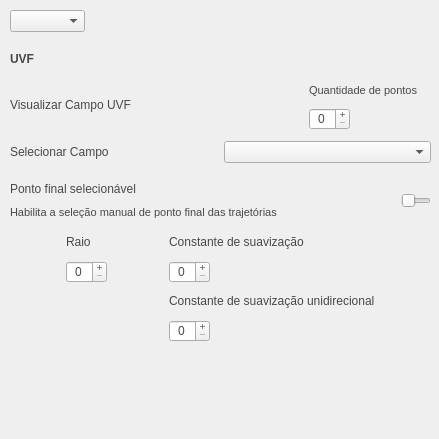
        <widget class="QWidget" name="navAreaContents">
         <property name="geometry">
          <rect>
           <x>0</x>
           <y>0</y>
           <width>439</width>
           <height>439</height>
          </rect>
         </property>
         <widget class="QWidget" name="layoutWidget">
          <property name="geometry">
           <rect>
            <x>10</x>
            <y>80</y>
            <width>421</width>
            <height>50</height>
           </rect>
          </property>
          <layout class="QHBoxLayout" name="viewUvf">
           <item>
            <widget class="QLabel" name="viewUvfLabel">
             <property name="text">
              <string>&lt;html&gt;&lt;head/&gt;&lt;body&gt;&lt;p&gt;&lt;span style=&quot; color:#494848;&quot;&gt;Visualizar Campo UVF&lt;/span&gt;&lt;/p&gt;&lt;/body&gt;&lt;/html&gt;</string>
             </property>
            </widget>
           </item>
           <item>
            <layout class="QVBoxLayout" name="pointsNumber">
             <item>
              <widget class="QLabel" name="pointsNumberLabel">
               <property name="text">
                <string>&lt;html&gt;&lt;head/&gt;&lt;body&gt;&lt;p&gt;&lt;span style=&quot; font-size:8pt; color:#494848;&quot;&gt;Quantidade de pontos&lt;/span&gt;&lt;/p&gt;&lt;/body&gt;&lt;/html&gt;</string>
               </property>
              </widget>
             </item>
             <item>
              <widget class="QSpinBox" name="pointsNumberSpin">
               <property name="sizePolicy">
                <sizepolicy hsizetype="Fixed" vsizetype="Fixed">
                 <horstretch>0</horstretch>
                 <verstretch>0</verstretch>
                </sizepolicy>
               </property>
               <property name="cursor">
                <cursorShape>IBeamCursor</cursorShape>
               </property>
               <property name="styleSheet">
                <string notr="true">color: #494848;</string>
               </property>
               <property name="wrapping">
                <bool>false</bool>
               </property>
               <property name="alignment">
                <set>Qt::AlignmentFlag::AlignCenter</set>
               </property>
               <property name="buttonSymbols">
                <enum>QAbstractSpinBox::ButtonSymbols::PlusMinus</enum>
               </property>
               <property name="suffix">
                <string notr="true"/>
               </property>
               <property name="maximum">
                <number>10</number>
               </property>
              </widget>
             </item>
            </layout>
           </item>
           <item>
            <widget class="QLabel" name="uvfViewIcon">
             <property name="sizePolicy">
              <sizepolicy hsizetype="Fixed" vsizetype="Fixed">
               <horstretch>0</horstretch>
               <verstretch>0</verstretch>
              </sizepolicy>
             </property>
             <property name="text">
              <string/>
             </property>
             <property name="pixmap">
              <pixmap>assets/icons/Eye.png</pixmap>
             </property>
             <property name="scaledContents">
              <bool>true</bool>
             </property>
            </widget>
           </item>
          </layout>
         </widget>
         <widget class="QWidget" name="layoutWidget">
          <property name="geometry">
           <rect>
            <x>10</x>
            <y>140</y>
            <width>421</width>
            <height>24</height>
           </rect>
          </property>
          <layout class="QHBoxLayout" name="selectField">
           <item>
            <widget class="QLabel" name="selectFieldLabel">
             <property name="text">
              <string>&lt;html&gt;&lt;head/&gt;&lt;body&gt;&lt;p&gt;&lt;span style=&quot; color:#494848;&quot;&gt;Selecionar Campo&lt;/span&gt;&lt;/p&gt;&lt;/body&gt;&lt;/html&gt;</string>
             </property>
            </widget>
           </item>
           <item>
            <widget class="QComboBox" name="selectFieldDropdown">
             <property name="cursor">
              <cursorShape>PointingHandCursor</cursorShape>
             </property>
             <property name="sizeAdjustPolicy">
              <enum>QComboBox::SizeAdjustPolicy::AdjustToContents</enum>
             </property>
             <property name="placeholderText">
              <string>Nenhum</string>
             </property>
             <item>
              <property name="text">
               <string>Nenhum</string>
              </property>
             </item>
            </widget>
           </item>
          </layout>
         </widget>
         <widget class="QLabel" name="robotUvfTitle">
          <property name="geometry">
           <rect>
            <x>10</x>
            <y>50</y>
            <width>41</width>
            <height>18</height>
           </rect>
          </property>
          <property name="text">
           <string>&lt;html&gt;&lt;head/&gt;&lt;body&gt;&lt;p&gt;&lt;span style=&quot; font-weight:700; color:#494848;&quot;&gt;UVF&lt;/span&gt;&lt;/p&gt;&lt;/body&gt;&lt;/html&gt;</string>
          </property>
         </widget>
         <widget class="QWidget" name="layoutWidget">
          <property name="geometry">
           <rect>
            <x>10</x>
            <y>180</y>
            <width>421</width>
            <height>42</height>
           </rect>
          </property>
          <layout class="QHBoxLayout" name="lastPoint">
           <item>
            <layout class="QVBoxLayout" name="lastPointLabel">
             <property name="sizeConstraint">
              <enum>QLayout::SizeConstraint::SetMinimumSize</enum>
             </property>
             <item>
              <widget class="QLabel" name="lastPointName">
               <property name="text">
                <string>&lt;html&gt;&lt;head/&gt;&lt;body&gt;&lt;p&gt;&lt;span style=&quot; color:#494848;&quot;&gt;Ponto final selecionável&lt;/span&gt;&lt;/p&gt;&lt;/body&gt;&lt;/html&gt;</string>
               </property>
              </widget>
             </item>
             <item>
              <widget class="QLabel" name="lastPointDescription">
               <property name="text">
                <string>&lt;html&gt;&lt;head/&gt;&lt;body&gt;&lt;p&gt;&lt;span style=&quot; font-size:8pt; color:#494848;&quot;&gt;Habilita a seleção manual de ponto final das trajetórias&lt;/span&gt;&lt;/p&gt;&lt;/body&gt;&lt;/html&gt;</string>
               </property>
              </widget>
             </item>
            </layout>
           </item>
           <item>
            <widget class="QSlider" name="lastPointSlider">
             <property name="sizePolicy">
              <sizepolicy hsizetype="Fixed" vsizetype="Fixed">
               <horstretch>0</horstretch>
               <verstretch>0</verstretch>
              </sizepolicy>
             </property>
             <property name="maximumSize">
              <size>
               <width>30</width>
               <height>15</height>
              </size>
             </property>
             <property name="cursor">
              <cursorShape>PointingHandCursor</cursorShape>
             </property>
             <property name="maximum">
              <number>1</number>
             </property>
             <property name="orientation">
              <enum>Qt::Orientation::Horizontal</enum>
             </property>
            </widget>
           </item>
          </layout>
         </widget>
         <widget class="QWidget" name="layoutWidget">
          <property name="geometry">
           <rect>
            <x>10</x>
            <y>230</y>
            <width>421</width>
            <height>112</height>
           </rect>
          </property>
          <layout class="QGridLayout" name="gridLayout">
           <item row="0" column="0">
            <layout class="QVBoxLayout" name="uvfRadius">
             <item>
              <widget class="QLabel" name="uvfRadiusLabel">
               <property name="text">
                <string>&lt;html&gt;&lt;head/&gt;&lt;body&gt;&lt;p&gt;&lt;span style=&quot; color:#494848;&quot;&gt;Raio&lt;/span&gt;&lt;/p&gt;&lt;/body&gt;&lt;/html&gt;</string>
               </property>
              </widget>
             </item>
             <item>
              <widget class="QSpinBox" name="uvfRadiusSpinner">
               <property name="sizePolicy">
                <sizepolicy hsizetype="Fixed" vsizetype="Fixed">
                 <horstretch>0</horstretch>
                 <verstretch>0</verstretch>
                </sizepolicy>
               </property>
               <property name="cursor">
                <cursorShape>IBeamCursor</cursorShape>
               </property>
               <property name="styleSheet">
                <string notr="true">color: #494848;</string>
               </property>
               <property name="wrapping">
                <bool>false</bool>
               </property>
               <property name="alignment">
                <set>Qt::AlignmentFlag::AlignCenter</set>
               </property>
               <property name="buttonSymbols">
                <enum>QAbstractSpinBox::ButtonSymbols::PlusMinus</enum>
               </property>
               <property name="suffix">
                <string notr="true"/>
               </property>
               <property name="maximum">
                <number>10</number>
               </property>
              </widget>
             </item>
            </layout>
           </item>
           <item row="0" column="1">
            <layout class="QVBoxLayout" name="uvfConst">
             <item>
              <widget class="QLabel" name="uvfConstLabel">
               <property name="text">
                <string>&lt;html&gt;&lt;head/&gt;&lt;body&gt;&lt;p&gt;&lt;span style=&quot; color:#494848;&quot;&gt;Constante de suavização&lt;/span&gt;&lt;/p&gt;&lt;/body&gt;&lt;/html&gt;</string>
               </property>
              </widget>
             </item>
             <item>
              <widget class="QSpinBox" name="uvfConstSpinner">
               <property name="sizePolicy">
                <sizepolicy hsizetype="Fixed" vsizetype="Fixed">
                 <horstretch>0</horstretch>
                 <verstretch>0</verstretch>
                </sizepolicy>
               </property>
               <property name="cursor">
                <cursorShape>IBeamCursor</cursorShape>
               </property>
               <property name="styleSheet">
                <string notr="true">color: #494848;</string>
               </property>
               <property name="wrapping">
                <bool>false</bool>
               </property>
               <property name="alignment">
                <set>Qt::AlignmentFlag::AlignCenter</set>
               </property>
               <property name="buttonSymbols">
                <enum>QAbstractSpinBox::ButtonSymbols::PlusMinus</enum>
               </property>
               <property name="suffix">
                <string notr="true"/>
               </property>
               <property name="maximum">
                <number>10</number>
               </property>
              </widget>
             </item>
            </layout>
           </item>
           <item row="1" column="1">
            <layout class="QVBoxLayout" name="uvfUniConst">
             <item>
              <widget class="QLabel" name="uvfUniConstLabel">
               <property name="text">
                <string>&lt;html&gt;&lt;head/&gt;&lt;body&gt;&lt;p&gt;&lt;span style=&quot; color:#494848;&quot;&gt;Constante de suavização unidirecional&lt;/span&gt;&lt;/p&gt;&lt;/body&gt;&lt;/html&gt;</string>
               </property>
              </widget>
             </item>
             <item>
              <widget class="QSpinBox" name="uvfUniConstSpinner">
               <property name="sizePolicy">
                <sizepolicy hsizetype="Fixed" vsizetype="Fixed">
                 <horstretch>0</horstretch>
                 <verstretch>0</verstretch>
                </sizepolicy>
               </property>
               <property name="cursor">
                <cursorShape>IBeamCursor</cursorShape>
               </property>
               <property name="styleSheet">
                <string notr="true">color: #494848;</string>
               </property>
               <property name="wrapping">
                <bool>false</bool>
               </property>
               <property name="alignment">
                <set>Qt::AlignmentFlag::AlignCenter</set>
               </property>
               <property name="buttonSymbols">
                <enum>QAbstractSpinBox::ButtonSymbols::PlusMinus</enum>
               </property>
               <property name="suffix">
                <string notr="true"/>
               </property>
               <property name="maximum">
                <number>10</number>
               </property>
              </widget>
             </item>
            </layout>
           </item>
          </layout>
         </widget>
         <widget class="QComboBox" name="robotUvfId">
          <property name="geometry">
           <rect>
            <x>10</x>
            <y>10</y>
            <width>72</width>
            <height>22</height>
           </rect>
          </property>
          <property name="cursor">
           <cursorShape>PointingHandCursor</cursorShape>
          </property>
          <property name="sizeAdjustPolicy">
           <enum>QComboBox::SizeAdjustPolicy::AdjustToContents</enum>
          </property>
          <property name="placeholderText">
           <string>Robô ID</string>
          </property>
          <item>
           <property name="text">
            <string>0</string>
           </property>
          </item>
          <item>
           <property name="text">
            <string>1</string>
           </property>
          </item>
          <item>
           <property name="text">
            <string>2</string>
           </property>
          </item>
         </widget>
        </widget>
